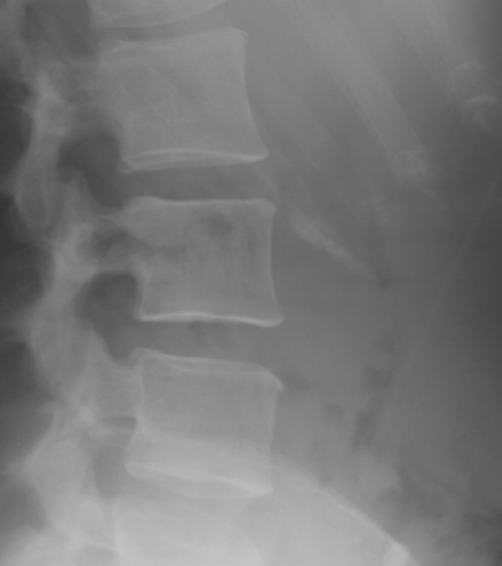
%> input picture Cevap 1/odev1.bmp, 502 x 566 px
$ octave Cevap_1.m   (GNU Octave 9; MATLAB toolbox functions it lacks are replaced by stand-ins)
%> lines starting %> are read from the running program, lines starting %| are printed output that depends on the picture
clc;
clear all;
close all;
odev1=imread('odev1.bmp');
%> odev1 is the input picture: size 566x502 uint8; min 50, max 196, mean 120.8
odev1hedef=imread('odev1hedef.bmp');
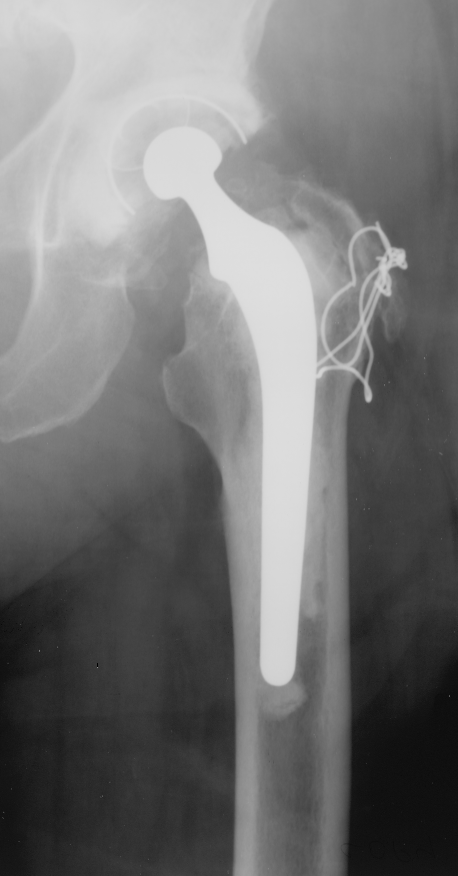
%> input picture Cevap 1/odev1hedef.bmp, 458 x 876 px
%> odev1hedef is the input picture: size 876x458 uint8; min 0, max 223, mean 117.5
M=zeros(256,1,'uint8');
histogramodev1=imhist(odev1);
%> histogramodev1 = 256 values, max 5349 at index 112, min 0 at index 1, mean 1109.9
histogramodev1hedef=imhist(odev1hedef);
%> histogramodev1hedef = 256 values, max 4937 at index 220, min 0 at index 2, mean 1567.2
cdf1= cumsum(histogramodev1)/numel(odev1);
%> cdf1 = 256 values from 0 to 1
cdf2= cumsum(histogramodev1hedef)/numel(odev1hedef);
%> cdf2 = 256 values from 7.48e-06 to 1

for i=1:256
    diff=abs(cdf1(i)-cdf2);
    [~,ind]=min(diff);
    M(i)=ind-1;
end
%> this loop made 256 passes
%> ind on passes 1 to 3: 1, 1, 1
%> after the loop, M = 256 values from 0 to 223

histogram_esleme=M(double(odev1)+1);
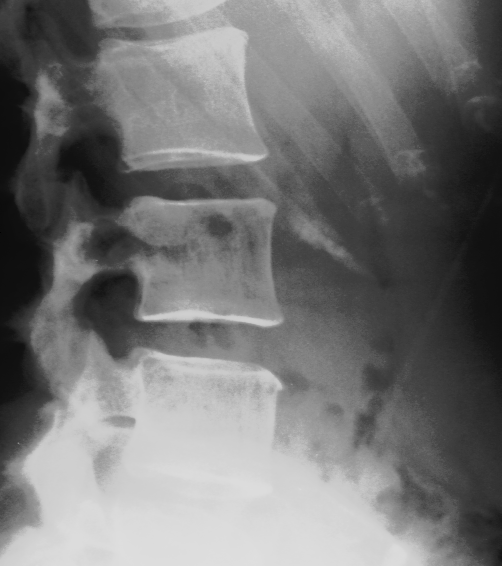
%> histogram_esleme: size 566x502 uint8; min 0, max 223, mean 118.2

subplot(2,3,1),imshow(odev1);
title('odev1 image');
subplot(2,3,2),imshow(odev1hedef);
title('odev1hedef image');
subplot(2,3,3),imshow(histogram_esleme);
title('Histogram Eşleme');
subplot(2,3,4),imhist(odev1);
title('odev1 Histogram');
subplot(2,3,5),imhist(odev1hedef);
title('odev1hedef Histogram');
subplot(2,3,6),imhist(histogram_esleme);
title('Histogram Eşleme');
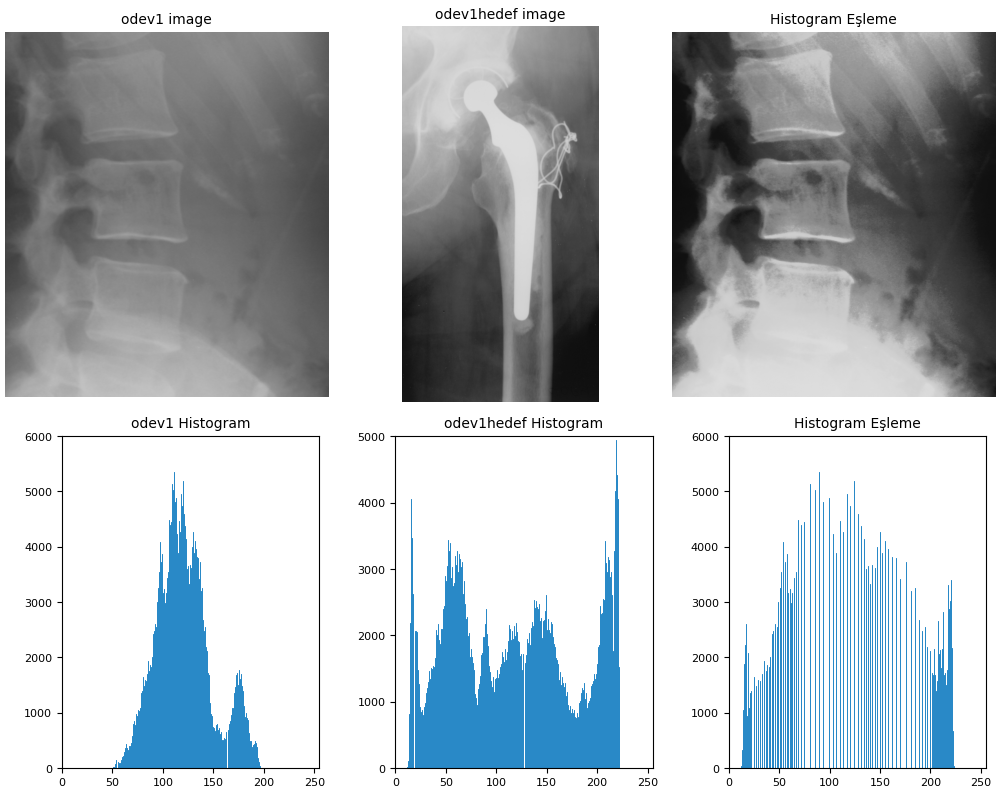
%> figure redrawn from the program's plot data, 6 panels
